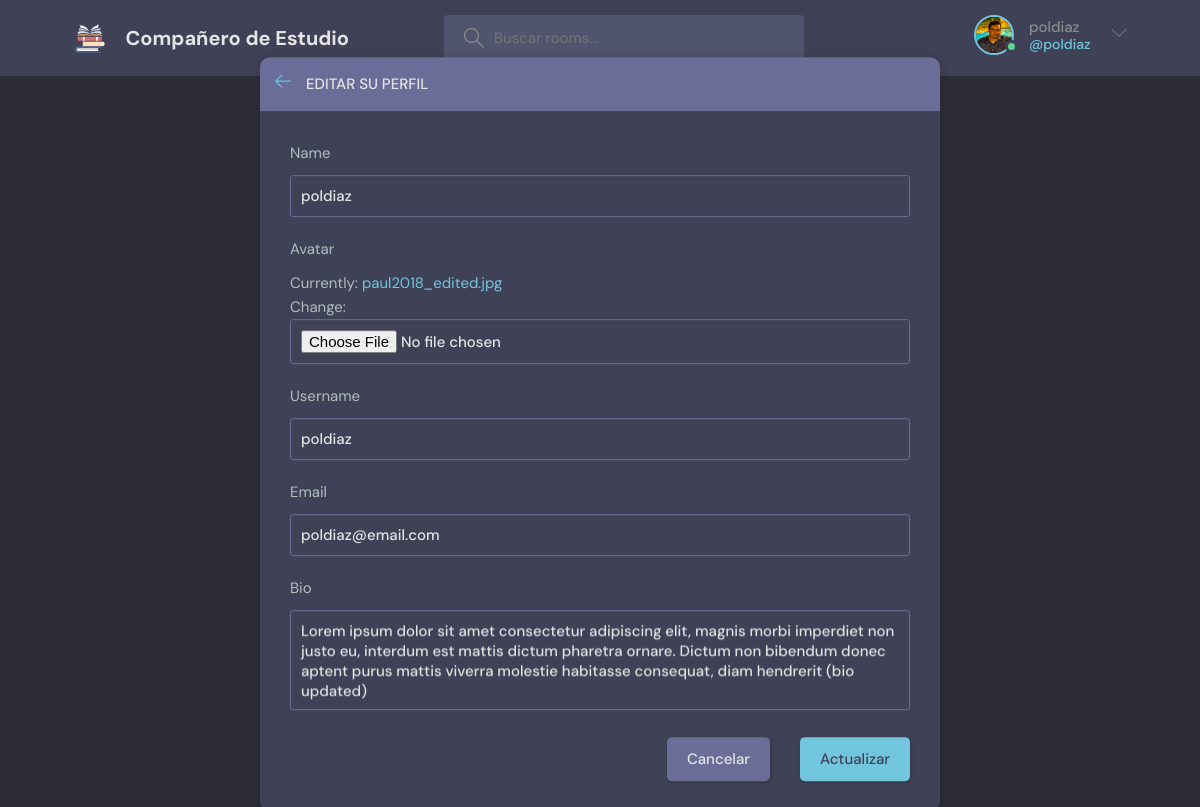
The page /update-user/ (signed in) on the database its author committed.
### base/models.py (models this page shows)
class User(AbstractUser):
    name = models.CharField(max_length=200, null=True)
    email = models.EmailField(unique=True, null=True)
    bio = models.TextField(null=True)
    avatar = models.ImageField(null=True, default="avatar.svg")
    USERNAME_FIELD = 'email'
    REQUIRED_FIELDS = []

### base/views.py (the view)
# urls.py: path('update-user/', views.updateUser, name="update-user"),
@login_required(login_url='login')
def updateUser(request):
    user = request.user
    form = UserForm(instance=request.user)
    if request.method == "POST":
        form = UserForm(request.POST, request.FILES, instance=user)
        if form.is_valid():
            form.save()
            return redirect("user-profile", pk=user.id)
    return render(request, "base/update-user.html", {'form':form})

### base/forms.py
class UserForm(ModelForm):
    class Meta:
        model = User
        fields = ['name', 'avatar', 'username', 'email', 'bio']

### base/templates/base/update-user.html (shortened to what this page needs)
{% extends "main.html" %}
{% block content %}
<main class="update-account layout">
  <div class="container">
    <div class="layout__box">
      <div class="layout__boxHeader">
        <div class="layout__boxTitle">
          <a href="{% url "home" %}">
            <svg version="1.1" xmlns="http://www.w3.org/2000/svg" width="32" height="32" viewBox="0 0 32 32">
              <title>arrow-left</title>
              <path d="M13.723 2.286l-13.723 13.714 13.719 13.714 1.616-1.611-10.96-10.96h27.625v-2.286h-27.625l10.965-10.965-1.616-1.607z"></path>
            </svg>
          </a>
          <h3>Editar su Perfil</h3>
        </div>
      </div>
      <div class="layout__body">
        <form class="form" action="" method="POST" enctype="multipart/form-data">
          {% for field in form %}
          <div class="form__group">
            <label for="profile_pic">{{field.label}}</label>
            {{field}}
          </div>
          {% endfor %}
          <div class="form__action">
            <a class="btn btn--dark" href="index.html">Cancelar</a>
            <button class="btn btn--main" type="submit">Actualizar</button>
          </div>
        </form>
      </div>
    </div>
  </div>
</main>
{% endblock content %}

### templates/navbar.html (shortened to what this page needs)
{% load static %}
<header class="header header--loggedIn">
  <div class="container">
    <a href="{% url 'home' %}" class="header__logo">
      <img src="{% static 'images/logo01.svg' %}" />
      <h1>Compañero de Estudio</h1>
    </a>
    <form class="header__search" method="GET" action="{% url "home" %}">
      <label>
        <input placeholder="Buscar rooms..." name="q" aria-label="Search" />
      </label>
    </form>
    <nav class="header__menu">
      {% if request.user.is_authenticated %}
      <div class="header__user">
        <a href="{% url 'update-user' %}">
          <div class="avatar avatar--medium active">
            <img src="{{request.user.avatar.url}}" />
          </div>
          <p>{{request.user.username}}<span>@{{request.user.username}}</span></p>
        </a>
        <button class="dropdown-button">
          <svg version="1.1" xmlns="http://www.w3.org/2000/svg" width="32" height="32" viewBox="0 0 32 32">
            <title>chevron-down</title>
            <path d="M16 21l-13-13h-3l16 16 16-16h-3l-13 13z"></path>
          </svg>
        </button>
      </div>
      {% else %}
      <a href="{% url 'login' %}">
        <img src="{% static 'images/avatar.svg' %}" />
        <p>Ingresar</p>
      </a>
      {% endif %}
    </nav>
  </div>
</header>

### rows shown on the page
User: user.avatar (picture), user.username "poldiaz", form "poldiaz" "poldiaz" "poldiaz@email.com" "Lorem ipsum dolor sit amet consectetur adipiscing elit, magnis morbi imperdiet non justo eu, interdum est mattis dictum pharetra ornare. Dictum non bibendum donec aptent purus mattis viverra molestie habitasse consequat, diam hendrerit (bio updated)"

### other values the page prints
{{ field.label }} "Name" "Avatar" "Username" "Email" "Bio"
